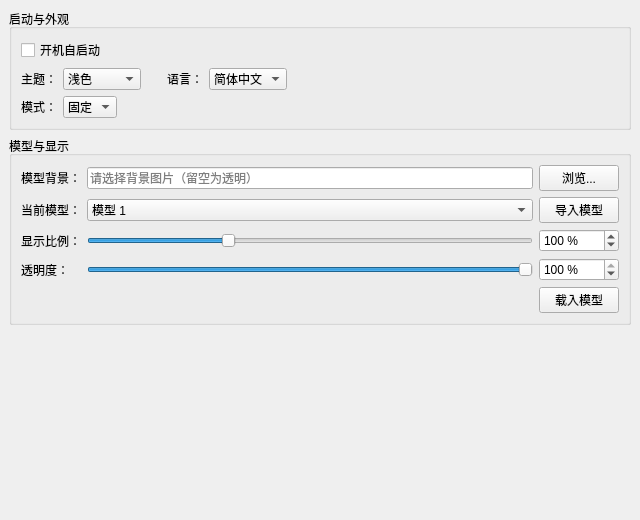
<?xml version="1.0" encoding="UTF-8"?>
<ui version="4.0">
 <class>AppSettingWindow</class>
 <widget class="QWidget" name="AppSettingWindow">
  <property name="geometry">
   <rect>
    <x>0</x>
    <y>0</y>
    <width>640</width>
    <height>520</height>
   </rect>
  </property>
  <property name="windowTitle">
   <string>APP 设置</string>
  </property>
  <layout class="QVBoxLayout" name="verticalLayout_root">
   <property name="leftMargin">
    <number>0</number>
   </property>
   <property name="topMargin">
    <number>0</number>
   </property>
   <property name="rightMargin">
    <number>0</number>
   </property>
   <property name="bottomMargin">
    <number>0</number>
   </property>
   <item>
    <widget class="QScrollArea" name="scrollArea">
     <property name="frameShape">
      <enum>QFrame::NoFrame</enum>
     </property>
     <property name="widgetResizable">
      <bool>true</bool>
     </property>
     <property name="horizontalScrollBarPolicy">
      <enum>Qt::ScrollBarAlwaysOff</enum>
     </property>
     <widget class="QWidget" name="scrollAreaWidgetContents">
      <property name="geometry">
       <rect>
        <x>0</x>
        <y>0</y>
        <width>640</width>
        <height>520</height>
       </rect>
      </property>
      <layout class="QVBoxLayout" name="verticalLayout_scroll">
       <item>
        <widget class="QGroupBox" name="groupBox_boot">
         <property name="title">
          <string>启动与外观</string>
         </property>
         <layout class="QVBoxLayout" name="verticalLayout_boot">
          <item>
           <widget class="QCheckBox" name="checkBox_autoStart">
            <property name="text">
             <string>开机自启动</string>
            </property>
           </widget>
          </item>
          <item>
           <layout class="QHBoxLayout" name="horizontalLayout_themeLang">
            <item>
             <widget class="QLabel" name="label_theme">
              <property name="text">
               <string>主题：</string>
              </property>
             </widget>
            </item>
            <item>
             <widget class="QComboBox" name="comboBox_theme">
              <item>
               <property name="text">
                <string>浅色</string>
               </property>
              </item>
              <item>
               <property name="text">
                <string>深色</string>
               </property>
              </item>
              <item>
               <property name="text">
                <string>跟随系统</string>
               </property>
              </item>
             </widget>
            </item>
            <item>
             <spacer name="horizontalSpacer_themeLang">
              <property name="orientation">
               <enum>Qt::Horizontal</enum>
              </property>
              <property name="sizeType">
               <enum>QSizePolicy::Fixed</enum>
              </property>
              <property name="sizeHint" stdset="0">
               <size>
                <width>20</width>
                <height>20</height>
               </size>
              </property>
             </spacer>
            </item>
            <item>
             <widget class="QLabel" name="label_lang">
              <property name="text">
               <string>语言：</string>
              </property>
             </widget>
            </item>
            <item>
             <widget class="QComboBox" name="comboBox_lang">
              <item>
               <property name="text">
                <string>简体中文</string>
               </property>
              </item>
              <item>
               <property name="text">
                <string>English</string>
               </property>
              </item>
              <item>
               <property name="text">
                <string>日本語</string>
               </property>
              </item>
             </widget>
            </item>
            <item>
             <spacer name="horizontalSpacer_themeLangEnd">
              <property name="orientation">
               <enum>Qt::Horizontal</enum>
              </property>
              <property name="sizeHint" stdset="0">
               <size>
                <width>40</width>
                <height>20</height>
               </size>
              </property>
             </spacer>
            </item>
           </layout>
          </item>
          <item>
           <layout class="QHBoxLayout" name="horizontalLayout_mode">
            <item>
             <widget class="QLabel" name="label_mode">
              <property name="text">
               <string>模式：</string>
              </property>
             </widget>
            </item>
            <item>
             <widget class="QComboBox" name="comboBox_mode">
              <item>
               <property name="text">
                <string>固定</string>
               </property>
              </item>
              <item>
               <property name="text">
                <string>可调</string>
               </property>
              </item>
             </widget>
            </item>
            <item>
             <spacer name="horizontalSpacer_mode">
              <property name="orientation">
               <enum>Qt::Horizontal</enum>
              </property>
              <property name="sizeHint" stdset="0">
               <size>
                <width>40</width>
                <height>20</height>
               </size>
              </property>
             </spacer>
            </item>
           </layout>
          </item>
         </layout>
        </widget>
       </item>
       <item>
        <widget class="QGroupBox" name="groupBox_model">
         <property name="title">
          <string>模型与显示</string>
         </property>
         <layout class="QGridLayout" name="gridLayout_model">
          <item row="0" column="0">
           <widget class="QLabel" name="label_bgImage">
            <property name="text">
             <string>模型背景：</string>
            </property>
           </widget>
          </item>
          <item row="0" column="1">
           <widget class="QLineEdit" name="lineEdit_bgImage">
            <property name="placeholderText">
             <string>请选择背景图片（留空为透明）</string>
            </property>
           </widget>
          </item>
          <item row="0" column="2">
           <widget class="QPushButton" name="pushButton_browseBg">
            <property name="text">
             <string>浏览...</string>
            </property>
           </widget>
          </item>
          <item row="1" column="0">
           <widget class="QLabel" name="label_model">
            <property name="text">
             <string>当前模型：</string>
            </property>
           </widget>
          </item>
          <item row="1" column="1">
           <widget class="QComboBox" name="comboBox_model">
            <item>
             <property name="text">
              <string>模型 1</string>
             </property>
            </item>
            <item>
             <property name="text">
              <string>模型 2</string>
             </property>
            </item>
           </widget>
          </item>
          <item row="1" column="2">
           <widget class="QPushButton" name="pushButton_importModel">
            <property name="text">
             <string>导入模型</string>
            </property>
           </widget>
          </item>
          <item row="2" column="0">
           <widget class="QLabel" name="label_scale">
            <property name="text">
             <string>显示比例：</string>
            </property>
           </widget>
          </item>
          <item row="2" column="1">
           <widget class="QSlider" name="horizontalSlider_scale">
            <property name="orientation">
             <enum>Qt::Horizontal</enum>
            </property>
            <property name="minimum">
             <number>10</number>
            </property>
            <property name="maximum">
             <number>300</number>
            </property>
            <property name="value">
             <number>100</number>
            </property>
           </widget>
          </item>
          <item row="2" column="2">
           <widget class="QSpinBox" name="spinBox_scale">
            <property name="suffix">
             <string> %</string>
            </property>
            <property name="minimum">
             <number>10</number>
            </property>
            <property name="maximum">
             <number>300</number>
            </property>
            <property name="value">
             <number>100</number>
            </property>
           </widget>
          </item>
          <item row="3" column="0">
           <widget class="QLabel" name="label_opacity">
            <property name="text">
             <string>透明度：</string>
            </property>
           </widget>
          </item>
          <item row="3" column="1">
           <widget class="QSlider" name="horizontalSlider_opacity">
            <property name="orientation">
             <enum>Qt::Horizontal</enum>
            </property>
            <property name="minimum">
             <number>10</number>
            </property>
            <property name="maximum">
             <number>100</number>
            </property>
            <property name="value">
             <number>100</number>
            </property>
           </widget>
          </item>
          <item row="3" column="2">
           <widget class="QSpinBox" name="spinBox_opacity">
            <property name="suffix">
             <string> %</string>
            </property>
            <property name="minimum">
             <number>10</number>
            </property>
            <property name="maximum">
             <number>100</number>
            </property>
            <property name="value">
             <number>100</number>
            </property>
           </widget>
          </item>
          <item row="4" column="2">
           <widget class="QPushButton" name="pushButton_loadModel">
            <property name="text">
             <string>载入模型</string>
            </property>
           </widget>
          </item>
         </layout>
        </widget>
       </item>
       <item>
        <spacer name="verticalSpacer">
         <property name="orientation">
          <enum>Qt::Vertical</enum>
         </property>
         <property name="sizeHint" stdset="0">
          <size>
           <width>20</width>
           <height>40</height>
          </size>
         </property>
        </spacer>
       </item>
      </layout>
     </widget>
    </widget>
   </item>
  </layout>
 </widget>
 <resources/>
 <connections/>
</ui>
